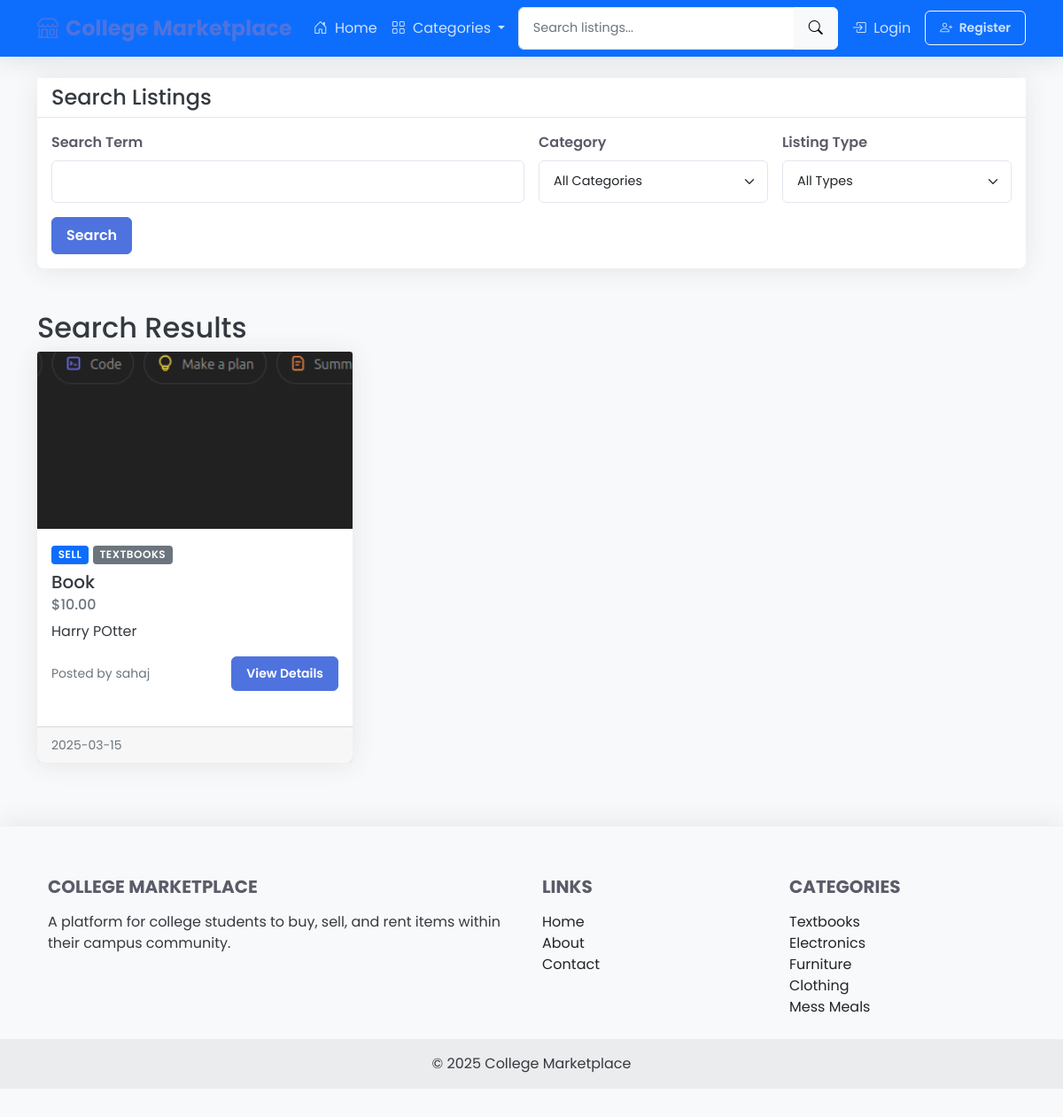
Screenshot of /search with the database file from the repository.
### app.py (models this page shows, shortened)
class Listing(db.Model):
    id = db.Column(db.Integer, primary_key=True)
    title = db.Column(db.String(100), nullable=False)
    description = db.Column(db.Text, nullable=False)
    price = db.Column(db.Float, nullable=False)
    listing_type = db.Column(db.String(10), nullable=False)  # 'buy', 'sell', 'rent'
    image_filename = db.Column(db.String(100), nullable=True)
    date_posted = db.Column(db.DateTime, default=datetime.utcnow)
    is_active = db.Column(db.Boolean, default=True)
    user_id = db.Column(db.Integer, db.ForeignKey('user.id'), nullable=False)
    category_id = db.Column(db.Integer, db.ForeignKey('category.id'), nullable=False)
    messages = db.relationship('Message', backref='listing', lazy='dynamic', cascade='all, delete-orphan')

class Category(db.Model):
    id = db.Column(db.Integer, primary_key=True)
    name = db.Column(db.String(50), unique=True, nullable=False)
    listings = db.relationship('Listing', backref='category', lazy=True)

class User(UserMixin, db.Model):
    id = db.Column(db.Integer, primary_key=True)
    email = db.Column(db.String(120), unique=True, nullable=False)
    username = db.Column(db.String(80), unique=True, nullable=False)
    password_hash = db.Column(db.String(128), nullable=False)
    date_joined = db.Column(db.DateTime, default=datetime.utcnow)
    listings = db.relationship('Listing', backref='seller', lazy=True)
    sent_messages = db.relationship('Message', foreign_keys='Message.sender_id', backref='sender', lazy='dynamic')
    received_messages = db.relationship('Message', foreign_keys='Message.recipient_id', backref='recipient', lazy='dynamic')

### app.py (the view)
@app.route('/search')
def search():
    query = request.args.get('query', '')
    category_id = request.args.get('category_id')
    listing_type = request.args.get('listing_type')
    listings_query = Listing.query.filter_by(is_active=True)
    if query:
        listings_query = listings_query.filter(
            (Listing.title.contains(query)) |
            (Listing.description.contains(query))
        )
    if category_id and category_id != 'all':
        listings_query = listings_query.filter_by(category_id=int(category_id))
    if listing_type and listing_type != 'all':
        listings_query = listings_query.filter_by(listing_type=listing_type)
    listings = listings_query.order_by(Listing.date_posted.desc()).all()
    categories = Category.query.all()
    return render_template('search.html',
                          listings=listings,
                          categories=categories,
                          query=query,
                          selected_category=category_id,
                          selected_type=listing_type)

### app.py (called while the page is built)
@app.context_processor
def inject_categories():
    categories = Category.query.all()
    return dict(categories=categories)

### templates/search.html (shortened to what this page needs)
{% extends "base.html" %}
{% block content %}
<div class="row mb-4">
    <div class="col-md-12">
        <div class="card">
            <div class="card-header">
                <h4 class="mb-0">Search Listings</h4>
            </div>
            <div class="card-body">
                <form action="{{ url_for('search') }}" method="get" class="row g-3">
                    <div class="col-md-6">
                        <label for="query" class="form-label">Search Term</label>
                        <input type="text" class="form-control" id="query" name="query" value="{{ query }}">
                    </div>
                    <div class="col-md-3">
                        <label for="category_id" class="form-label">Category</label>
                        <select class="form-select" id="category_id" name="category_id">
                            <option value="all">All Categories</option>
                        </select>
                    </div>
                    <div class="col-md-3">
                        <label for="listing_type" class="form-label">Listing Type</label>
                        <select class="form-select" id="listing_type" name="listing_type">
                            <option value="all">All Types</option>
                        </select>
                    </div>
                    <div class="col-12">
                        <button type="submit" class="btn btn-primary">Search</button>
                    </div>
                </form>
            </div>
        </div>
    </div>
</div>
<div class="row">
    <div class="col-md-12">
        <h2>Search Results</h2>
        {% if listings %}
        <div class="row">
            {% for listing in listings %}
            <div class="col-md-4 mb-4">
                <div class="card h-100">
                    {% if listing.image_filename %}
                    <img src="{{ url_for('static', filename='images/uploads/' + listing.image_filename) }}" class="card-img-top" alt="{{ listing.title }}" style="height: 200px; object-fit: cover;">
                    {% else %}
                    <div class="card-img-top bg-light d-flex align-items-center justify-content-center" style="height: 200px;">
                        <i class="bi bi-image text-secondary" style="font-size: 3rem;"></i>
                    </div>
                    {% endif %}
                    <div class="card-body">
                        <span class="badge bg-{{ 'primary' if listing.listing_type == 'sell' else 'success' if listing.listing_type == 'buy' else 'warning' }}">
                            {{ listing.listing_type|capitalize }}
                        </span>
                        <span class="badge bg-secondary">{{ listing.category.name }}</span>
                        <h5 class="card-title mt-2">{{ listing.title }}</h5>
                        <h6 class="card-subtitle mb-2 text-muted">${{ "%.2f"|format(listing.price) }}</h6>
                        <p class="card-text">{{ listing.description|truncate(100) }}</p>
                        <div class="d-flex justify-content-between align-items-center">
                            <small class="text-muted">Posted by {{ listing.seller.username }}</small>
                            <a href="{{ url_for('listing', listing_id=listing.id) }}" class="btn btn-sm btn-primary">View Details</a>
                        </div>
                    </div>
                    <div class="card-footer text-muted">
                        <small>{{ listing.date_posted.strftime('%Y-%m-%d') }}</small>
                    </div>
                </div>
            </div>
            {% endfor %}
        </div>
        {% else %}
        <div class="alert alert-info">
            No listings found matching your search criteria. Try broadening your search or <a href="{{ url_for('create_listing') }}">create a new listing</a>.
        </div>
        {% endif %}
    </div>
</div>
{% endblock %}

### templates/base.html (shortened to what this page needs)
<!DOCTYPE html>
<html lang="en">
<head>
    <link href="https://cdn.jsdelivr.net/npm/bootstrap@5.1.0/dist/css/bootstrap.min.css" rel="stylesheet">
    <link rel="stylesheet" href="https://cdn.jsdelivr.net/npm/bootstrap-icons@1.5.0/font/bootstrap-icons.css">
    <link rel="stylesheet" href="{{ url_for('static', filename='css/style.css') }}">
</head>
<body>
    <nav class="navbar navbar-expand-lg navbar-dark bg-primary sticky-top">
        <div class="container">
            <a class="navbar-brand" href="{{ url_for('home') }}">
                <i class="bi bi-shop me-2"></i>College Marketplace
            </a>
            <div class="collapse navbar-collapse" id="navbarNav">
                <ul class="navbar-nav me-auto">
                    <li class="nav-item">
                        <a class="nav-link" href="{{ url_for('home') }}">
                            <i class="bi bi-house-door me-1"></i> Home
                        </a>
                    </li>
                    <li class="nav-item dropdown">
                        <a class="nav-link dropdown-toggle" href="#" id="categoriesDropdown" role="button" data-bs-toggle="dropdown" aria-expanded="false">
                            <i class="bi bi-grid me-1"></i> Categories
                        </a>
                    </li>
                </ul>
                <form class="d-flex me-2" action="{{ url_for('search') }}" method="get">
                    <div class="input-group">
                        <input class="form-control" type="search" name="query" placeholder="Search listings..." aria-label="Search">
                        <button class="btn btn-light" type="submit"><i class="bi bi-search"></i></button>
                    </div>
                </form>
                <ul class="navbar-nav">
                    {% if current_user.is_authenticated %}
                        <li class="nav-item">
                            <a class="nav-link" href="{{ url_for('create_listing') }}">
                                <i class="bi bi-plus-circle me-1"></i> Create Listing
                            </a>
                        </li>
                        <li class="nav-item">
                            <a class="nav-link" href="{{ url_for('messages') }}">
                                <i class="bi bi-chat-dots me-1"></i> Messages
                                {% if current_user.unread_message_count() > 0 %}
                                <span class="badge rounded-pill bg-danger">{{ current_user.unread_message_count() }}</span>
                                {% endif %}
                            </a>
                        </li>
                        <li class="nav-item dropdown">
                            <a class="nav-link dropdown-toggle" href="#" id="userDropdown" role="button" data-bs-toggle="dropdown" aria-expanded="false">
                                <div class="avatar d-inline-flex me-1" style="width: 24px; height: 24px; font-size: 0.7rem;">{{ current_user.username[0]|upper }}</div>
                                {{ current_user.username }}
                            </a>
                            <ul class="dropdown-menu dropdown-menu-end shadow" aria-labelledby="userDropdown">
                                <li><a class="dropdown-item" href="{{ url_for('my_listings') }}">
                                    <i class="bi bi-list-ul me-2"></i> My Listings
                                </a></li>
                                <li><hr class="dropdown-divider"></li>
                                <li><a class="dropdown-item" href="{{ url_for('logout') }}">
                                    <i class="bi bi-box-arrow-right me-2"></i> Logout
                                </a></li>
                            </ul>
                        </li>
                    {% else %}
                        <li class="nav-item">
                            <a class="nav-link" href="{{ url_for('login') }}">
                                <i class="bi bi-box-arrow-in-right me-1"></i> Login
                            </a>
                        </li>
                        <li class="nav-item">
                            <a class="nav-link btn btn-outline-light btn-sm ms-2 px-3" href="{{ url_for('register') }}">
                                <i class="bi bi-person-plus me-1"></i> Register
                            </a>
                        </li>
                    {% endif %}
                </ul>
            </div>
        </div>
    </nav>
    <div class="container mt-4">
        {% block content %}{% endblock %}
    </div>
    <footer class="bg-light text-center text-lg-start mt-5">
        <div class="container p-4">
            <div class="row">
                <div class="col-lg-6 col-md-12 mb-4 mb-md-0">
                    <h5 class="text-uppercase">College Marketplace</h5>
                    <p>
                        A platform for college students to buy, sell, and rent items within their campus community.
                    </p>
                </div>
                <div class="col-lg-3 col-md-6 mb-4 mb-md-0">
                    <h5 class="text-uppercase">Links</h5>
                    <ul class="list-unstyled mb-0">
                        <li><a href="{{ url_for('home') }}" class="text-dark">Home</a></li>
                        <li><a href="#" class="text-dark">About</a></li>
                        <li><a href="#" class="text-dark">Contact</a></li>
                    </ul>
                </div>
                <div class="col-lg-3 col-md-6 mb-4 mb-md-0">
                    <h5 class="text-uppercase">Categories</h5>
                    <ul class="list-unstyled mb-0">
                        {% for category in categories[:5] %}
                            <li><a href="{{ url_for('category', category_id=category.id) }}" class="text-dark">{{ category.name }}</a></li>
                        {% endfor %}
                    </ul>
                </div>
            </div>
        </div>
        <div class="text-center p-3" style="background-color: rgba(0, 0, 0, 0.05);">
            © 2025 College Marketplace
        </div>
    </footer>
</body>
</html>

### static/css/style.css (style rules this page uses)
body { min-height: 100vh; display: flex; flex-direction: column; font-family: 'Poppins', -apple-system, BlinkMacSystemFont, 'Segoe UI', Roboto, Oxygen, Ubuntu, Cantarell, 'Open Sans', 'Helvetica Neue', sans-serif; background-color: #f8f9fa; color: #343a40; }
footer { margin-top: auto; }
:root { --primary-color: #4e73df; --secondary-color: #6c757d; --success-color: #1cc88a; --info-color: #36b9cc; --warning-color: #f6c23e; --danger-color: #e74a3b; --light-color: #f8f9fa; --dark-color: #5a5c69; }
.navbar { box-shadow: 0 0.15rem 1.75rem 0 rgba(58, 59, 69, 0.15); }
.navbar-brand { font-weight: 700; font-size: 1.5rem; color: var(--primary-color) !important; }
.navbar-dark .navbar-nav .nav-link { color: rgba(255, 255, 255, 0.8); }
.card { border: none; border-radius: 0.5rem; box-shadow: 0 0.15rem 1.75rem 0 rgba(58, 59, 69, 0.1); transition: transform 0.3s ease, box-shadow 0.3s ease; margin-bottom: 1.5rem; }
.card-header { background-color: #fff; border-bottom: 1px solid #e3e6f0; font-weight: 700; }
.badge { font-weight: 600; padding: 0.35em 0.65em; border-radius: 0.25rem; text-transform: uppercase; font-size: 0.75em; letter-spacing: 0.5px; }
.form-control, .form-select { border-radius: 0.375rem; border: 1px solid #e3e6f0; padding: 0.75rem 1rem; font-size: 0.9rem; transition: border-color 0.15s ease-in-out, box-shadow 0.15s ease-in-out; }
.form-label { font-weight: 600; margin-bottom: 0.5rem; color: var(--dark-color); }
.btn { border-radius: 0.375rem; padding: 0.5rem 1rem; font-weight: 600; transition: all 0.2s ease; }
.btn-primary { background-color: var(--primary-color); border-color: var(--primary-color); }
footer { background-color: #fff; box-shadow: 0 -0.15rem 1.75rem 0 rgba(58, 59, 69, 0.1); padding: 2rem 0; }
footer h5 { font-weight: 700; margin-bottom: 1rem; color: var(--dark-color); }
footer a { color: var(--primary-color); text-decoration: none; }

### rows the page displays
Listing: image_filename (picture), listing_type "SELL", category.name "TEXTBOOKS", title "Book", price "10.00", description "Harry POtter", seller.username "sahaj", date_posted "2025-03-15"
Category: name "Textbooks"
Category: name "Electronics"
Category: name "Furniture"
Category: name "Clothing"
Category: name "Mess Meals"
